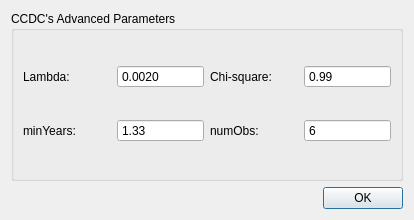
<?xml version="1.0" encoding="UTF-8"?>
<ui version="4.0">
 <class>Dialog</class>
 <widget class="QDialog" name="Dialog">
  <property name="geometry">
   <rect>
    <x>0</x>
    <y>0</y>
    <width>414</width>
    <height>220</height>
   </rect>
  </property>
  <property name="windowTitle">
   <string>Advanced settings</string>
  </property>
  <layout class="QGridLayout" name="gridLayout">
   <item row="1" column="0">
    <widget class="QDialogButtonBox" name="buttonBox">
     <property name="orientation">
      <enum>Qt::Horizontal</enum>
     </property>
     <property name="standardButtons">
      <set>QDialogButtonBox::Ok</set>
     </property>
    </widget>
   </item>
   <item row="0" column="0">
    <widget class="QGroupBox" name="groupBox">
     <property name="title">
      <string>CCDC's Advanced Parameters</string>
     </property>
     <layout class="QGridLayout" name="gridLayout_2">
      <item row="0" column="0">
       <widget class="QLabel" name="label_8">
        <property name="text">
         <string>Lambda:</string>
        </property>
       </widget>
      </item>
      <item row="0" column="3">
       <widget class="QDoubleSpinBox" name="chi_box">
        <property name="toolTip">
         <string>The chi-square probability threshold for change detection in the range of 0 to 1</string>
        </property>
        <property name="buttonSymbols">
         <enum>QAbstractSpinBox::NoButtons</enum>
        </property>
        <property name="decimals">
         <number>2</number>
        </property>
        <property name="maximum">
         <double>1.000000000000000</double>
        </property>
        <property name="singleStep">
         <double>0.010000000000000</double>
        </property>
        <property name="value">
         <double>0.990000000000000</double>
        </property>
       </widget>
      </item>
      <item row="0" column="2">
       <widget class="QLabel" name="label_9">
        <property name="text">
         <string>Chi-square:</string>
        </property>
       </widget>
      </item>
      <item row="1" column="0">
       <widget class="QLabel" name="label_10">
        <property name="text">
         <string>minYears:</string>
        </property>
       </widget>
      </item>
      <item row="1" column="1">
       <widget class="QDoubleSpinBox" name="minYears_box">
        <property name="toolTip">
         <string>Factors of minimum number of years to apply new fitting</string>
        </property>
        <property name="buttonSymbols">
         <enum>QAbstractSpinBox::NoButtons</enum>
        </property>
        <property name="maximum">
         <double>2.000000000000000</double>
        </property>
        <property name="singleStep">
         <double>0.010000000000000</double>
        </property>
        <property name="value">
         <double>1.330000000000000</double>
        </property>
       </widget>
      </item>
      <item row="1" column="2">
       <widget class="QLabel" name="label_11">
        <property name="text">
         <string>numObs:</string>
        </property>
       </widget>
      </item>
      <item row="1" column="3">
       <widget class="QSpinBox" name="numObs_box">
        <property name="toolTip">
         <string>The number of observations required to flag a change</string>
        </property>
        <property name="buttonSymbols">
         <enum>QAbstractSpinBox::NoButtons</enum>
        </property>
        <property name="minimum">
         <number>1</number>
        </property>
        <property name="maximum">
         <number>999</number>
        </property>
        <property name="value">
         <number>6</number>
        </property>
       </widget>
      </item>
      <item row="0" column="1">
       <widget class="QDoubleSpinBox" name="lambda_box">
        <property name="toolTip">
         <string>Lambda for LASSO regression fitting</string>
        </property>
        <property name="buttonSymbols">
         <enum>QAbstractSpinBox::NoButtons</enum>
        </property>
        <property name="decimals">
         <number>4</number>
        </property>
        <property name="maximum">
         <double>0.100000000000000</double>
        </property>
        <property name="singleStep">
         <double>0.000500000000000</double>
        </property>
        <property name="value">
         <double>0.002000000000000</double>
        </property>
       </widget>
      </item>
     </layout>
    </widget>
   </item>
  </layout>
 </widget>
 <resources/>
 <connections>
  <connection>
   <sender>buttonBox</sender>
   <signal>accepted()</signal>
   <receiver>Dialog</receiver>
   <slot>accept()</slot>
   <hints>
    <hint type="sourcelabel">
     <x>248</x>
     <y>254</y>
    </hint>
    <hint type="destinationlabel">
     <x>157</x>
     <y>274</y>
    </hint>
   </hints>
  </connection>
  <connection>
   <sender>buttonBox</sender>
   <signal>rejected()</signal>
   <receiver>Dialog</receiver>
   <slot>reject()</slot>
   <hints>
    <hint type="sourcelabel">
     <x>316</x>
     <y>260</y>
    </hint>
    <hint type="destinationlabel">
     <x>286</x>
     <y>274</y>
    </hint>
   </hints>
  </connection>
 </connections>
</ui>
